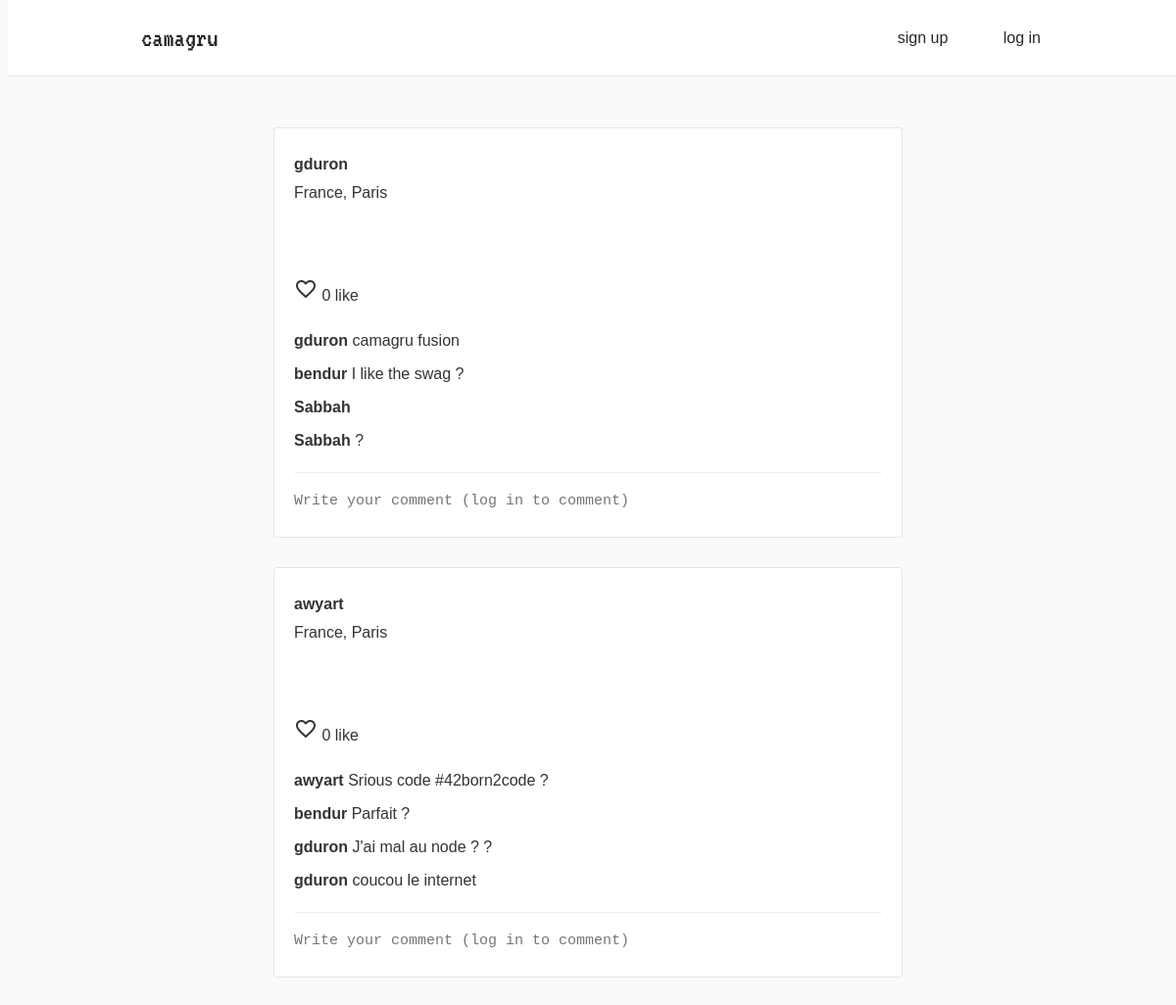
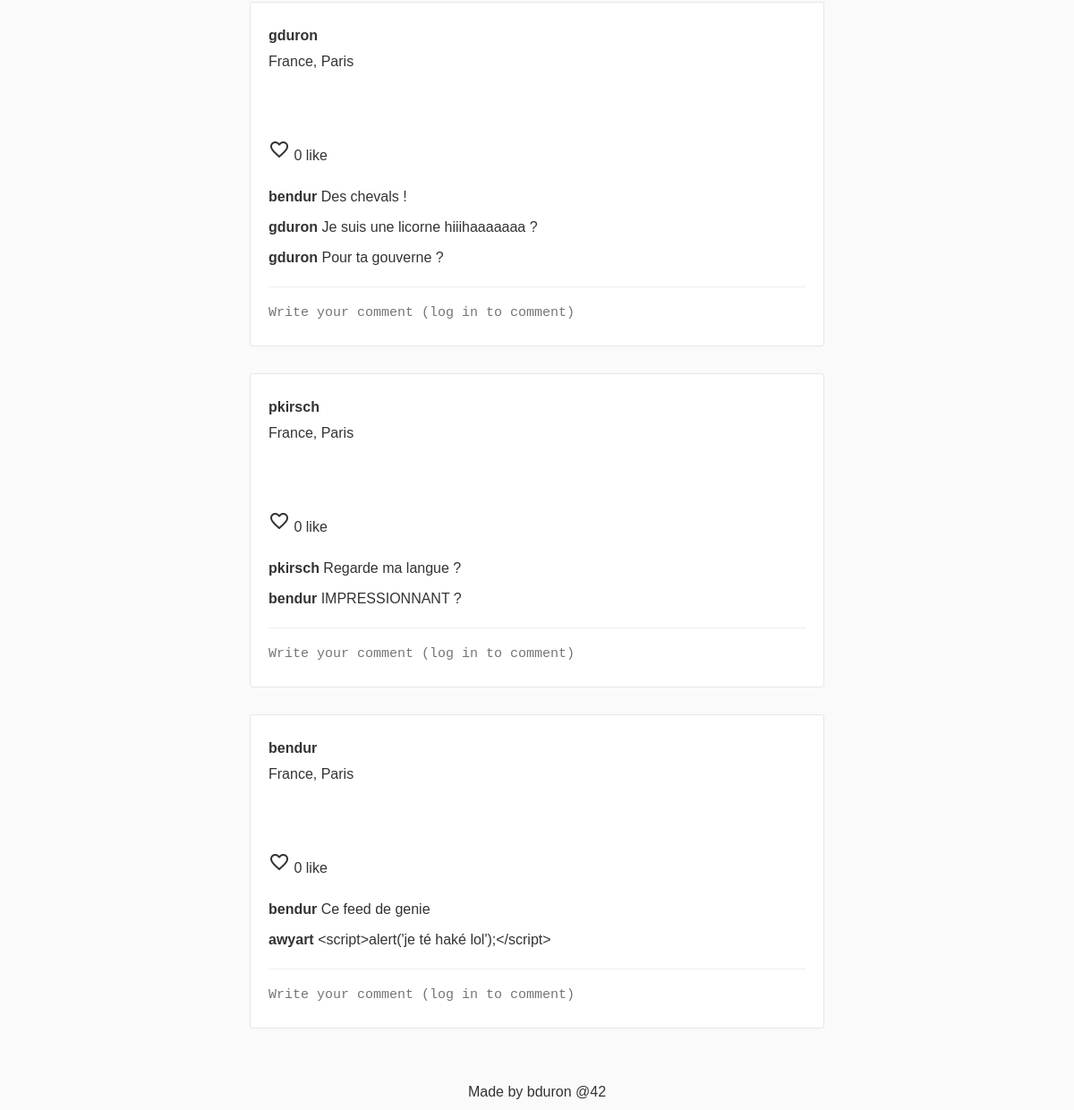
The page / on the database its author committed (2 pictures, top to bottom).
### tables this page shows
CREATE TABLE `images` (
  `id` int(11) NOT NULL,
  `src` varchar(255) NOT NULL,
  `user_id` int(11) NOT NULL,
  `created_at` datetime DEFAULT NULL
);

CREATE TABLE `users` (
  `id` int(11) NOT NULL,
  `name` varchar(50) NOT NULL,
  `email` varchar(255) NOT NULL,
  `password_hash` varchar(255) NOT NULL
);

CREATE TABLE `comments` (
  `id` int(11) NOT NULL,
  `user_id` int(11) NOT NULL,
  `img_id` int(11) NOT NULL,
  `created_at` datetime DEFAULT NULL,
  `comment` varchar(21800) DEFAULT NULL
);

### index.php (called while the page is built, shortened)
<?php
require 'Core/utils.php';
spl_autoload_register(function ($class)
{
	$root = __DIR__;
	$file = $root . '/' . str_replace('\\', '/', $class) . '.php';
});
$router = new Core\Router();
$router->add('', ['controller' => 'Home', 'action' => 'index']);
$router->add('{controller}/{action}');
$router->add('profile', ['controller' => 'Profile', 'action' => 'index']);
$router->add('login', ['controller' => 'Login', 'action' => 'new']);
$router->add('logout', ['controller' => 'Login', 'action' => 'destroy']);
$router->add('password/reset/{token:[a-f0-9]+}', ['controller' => 'Password', 'action' => 'reset']);
$router->add('signup/activate/{token:[a-f0-9]+}', ['controller' => 'Signup', 'action' => 'activate']);
$router->add('montage', ['controller' => 'Montage', 'action' => 'index']);
$url = $_SERVER['QUERY_STRING'];
$router->dispatch($url);
?>

### App/Controllers/Home.php (called while the page is built, shortened)
<?php
class Home extends \Core\Controller
{
	public function indexAction()
	{
		View::render('Home/index.php', [
			'user' => Auth::getUser(),
			'photos' => Image::getAllPhotos(),
			'comments' => new Comment() ,
			'allLikes' => Like::getAllLikes(),
			'userLikes' => Auth::isLoggedIn() ? Like::getUserLikes() : []
		]);
	}
	protected function before()
	{
		return true;
	}
}
?>

### App/Auth.php (called while the page is built, shortened)
<?php
class Auth
{
	public static function isLoggedIn()
	{
		return isset($_SESSION['user_id']);
	}
}
?>

### App/Models/Image.php (called while the page is built, shortened)
<?php
class Image extends \Core\Model
{
	public static function getAllPhotos()
	{
		$sql = "
			SELECT images.*, users.name
			FROM images
			INNER JOIN users ON images.user_id = users.id
			ORDER BY created_at DESC
			LIMIT 5;
		";
		$db = static::getDB();
		$stmt = $db->prepare($sql);
		$stmt->execute();
		return $stmt->fetchAll();
	}
}
?>

### Core/utils.php (called while the page is built)
<?php
function h($s)
{
	return htmlspecialchars($s);
}
?>

### App/Models/Comment.php (called while the page is built, shortened)
<?php
class Comment extends \Core\Model
{
	public function getComments($image_id)
	{
		$sql = "SELECT comments.comment, users.name, comments.created_at
				FROM comments INNER JOIN users ON comments.user_id = users.id
				WHERE img_id = :image_id
				ORDER BY comments.created_at ASC";
		$db = static::getDB();
		$stmt = $db->prepare($sql);
		$stmt->bindValue(':image_id', $image_id, PDO::PARAM_STR);
		$stmt->execute();
		return $stmt->fetchAll();
	}
}
?>

### App/Views/Partials/photo.php (the view, shortened to what this page needs)
<?php if ($photos): ?>
	<?php foreach ($photos as $photo): ?>
		<div class="container">
			<div class="card">
				<div class="header">
				<p><b><?= h($photo['name']) ?></b></p>
					<p>France, Paris</p>
				</div>
				<div class="photo" id="<?= $photo['id'] ?>">
				</div>
				<div class="comments">
					<div class="like" id="<?= $photo['id'] ?>" >
						<?php if (ISSET($userLikes[$photo['id']])): ?>
							<p>
								<i class="material-icons like-btn liked">favorite_border</i>
								<span class="counter"><?= $allLikes[$photo['id']]?></span> like
							</p>
						<?php else: ?>
							<p>
								<i class="material-icons like-btn">favorite_border</i>
								<span class="counter"><?= ISSET($allLikes[$photo['id']]) ? $allLikes[$photo['id']] : 0 ?></span> like
							</p>
						<?php endif; ?>
					</div>
					<div class="coms">
						<?php foreach ($comments->getComments($photo['id']) as $comment): ?>
							<p class="com"><b> <?= h($comment['name']) ?>  </b> <?= h($comment['comment']) ?> </p>
						<?php endforeach; ?>
					</div>
				<?php if ($user): ?>
					<div class="write">
						<form class="comment-form" action="">
							<textarea class="form-text" id="" name="" cols="30" rows="10" placeholder="Write your comment" ></textarea>
							<input type="hidden" name="image_id" value="<?= $photo['id'] ?>">
							<input type="hidden" name="user_id" value="<?= $user->id ?>">
							<button class="form-button" name="form-button" type="submit">Submit</button>
						</form>
					</div>
				<?php else: ?>
					<div class="write">
						<form class="comment-form" action="">
							<textarea class="form-text" id="" name="" cols="30" rows="10" placeholder="Write your comment (log in to comment)" disabled></textarea>
						</form>
					</div>
				<?php endif; ?>
				</div>
			</div>
		</div>
	<?php endforeach; ?>
<?php endif; ?>

### Core/Router.php (shortened to what this page needs)
<?php
class Router
{
	protected $routes = [];
	protected $params = [];
 	public function add($route, $params = [])
    {
        $route = preg_replace('/\//', '\\/', $route);
        $route = preg_replace('/\{([a-z]+)\}/', '(?P<\1>[a-z-]+)', $route);
		$route = preg_replace('/\{([a-z]+)\:([^\}]+)\}/', '(?P<\1>\2)', $route);
        $route = '/^' . $route . '$/i';
        $this->routes[$route] = $params;
    }
	public function match($url)
	{
		foreach ($this->routes as $route => $params)
		{
			if (preg_match($route, $url, $matches))
			{
				$this->params = $params;
				return true;
			}
		}
		return false;
	}
	public function dispatch($url)
	{
		$url = $this->removeQueryStringVars($url);
		if ($this->match($url))
		{
			$controller = $this->params['controller'];
			$controller = $this->toStudlyCaps($controller);
			$controller = $this->getNamespace() . $controller;
			if (class_exists($controller))
			{
				$action = $this->params['action'];
				$action = $this->toCamelCase($action);
				$controller_obj = new $controller($this->params);
				if (is_callable([$controller_obj, $action]) && preg_match('/action$/i', $action) == 0)
					$controller_obj->$action();
				else
					throw new \Exception('No ' . $action . ' method found in ' . $controller, 404);
			}
			else
				throw new \Exception('No ' . $controller . ' class found', 404);
		}
		else
			throw new \Exception('No route found for ' . $url, 404);
	}
	protected function removeQueryStringVars($url)
	{
		return $url;
	}
	public function toStudlyCaps($str)
	{
		return str_replace('-', '', ucwords($str, "-"));
	}
	public function toCamelCase($str)
	{
		return lcfirst($this->toStudlyCaps($str));
	}
	public function getNamespace()
	{
		$namespace = 'App\Controllers\\';
		return $namespace;
	}
}
?>

### Core/Controller.php (shortened to what this page needs)
<?php
abstract class Controller
{
	public function __call($name, $args)
	{
		$method = $name . 'Action';
		if (method_exists($this, $method))
		{
			if ($this->before() !== false)
			{
				call_user_func_array([$this, $method], $args);
			}
		}
		else
			throw new \Exception('Method ' . $method . ' not found in controller ' . get_class($this));
	}
}
?>

### Core/View.php (shortened to what this page needs)
<?php
class View
{
	public static function render($view, $args = [])
	{
		extract($args, EXTR_SKIP);
		$file = "App/Views/$view";
		if (is_readable($file))
		{
			require $file;
		}
		else
			throw new \Exception("File : $file not found");
	}
}
?>

### App/Views/Home/index.php (shortened to what this page needs)
<!DOCTYPE html>
<html lang="en">
<head>
	<?php require 'App/Views/Partials/header.php'; ?>
	<link rel="stylesheet" href="/public/css/home.css">
</head
<body>
	<?php require 'App/Views/Partials/nav.php'; ?>
	<div class="main">
		<div id="user_photos">
			<?php require 'App/Views/Partials/photo.php'; ?>
		</div>
	</div>
	<?php require 'App/Views/Partials/footer.php'; ?>
</body>
</html>

### App/Views/Partials/header.php (shortened to what this page needs)
<link rel="stylesheet" href="/public/css/style.css">

### App/Views/Partials/nav.php (shortened to what this page needs)
<?php if (Auth::isLoggedIn()): ?>
	<nav class="navbar">
		<div class="menu">
			<a id="logo" href="/">camagru</a>
			<ul class="menu-items">
				<li><a href="/montage">+ new picture</a></li>
				<li><a href="/profile" id="profile"><i class="material-icons">person_outline</i></a></li>
				<li><a href="/logout" id="logout"><i class="material-icons">power_settings_new</i></a></li>
			</ul>
		</div>
	</nav>
<?php  else: ?>
	<nav class="navbar">
		<div class="menu">
			<a id="logo" href="/">camagru</a>
			<ul class="menu-items">
				<li><a href="/signup/new">sign up</a></li>
				<li><a href="/login">log in</a></li>
			</ul>
		</div>
	</nav>
<?php  endif; ?>

### App/Views/Partials/footer.php
<div class="footer"><br><p>Made by bduron @42</p></div>

### public/css/style.css (style rules this page uses)
html { background-color: #fafafa; font:normal 16px/1.5 sans-serif; color: #333; }
p { margin-bottom: 5px; margin-top: 5px; }
#logo { font-family: 'VT323', monospace; font-size: 28px; }
.navbar { overflow: hidden; background-color: #ffffff; position: fixed; top: 0; width: 100%; height: 77px; border-bottom: 1px solid rgba(0,0,0,.0975); }
.navbar a { float: left; display: block; color: #262626; text-align: center; padding: 14px 16px; text-decoration: none; }
.menu { width: 90%; max-width: 960px; margin: 0 auto; }
.menu-items { display: inline-block; float: right; margin: 0; }
.menu-items li { display: inline-block; margin-right: 10px; margin-left: 10px; }
.navbar li, .navbar a { height: 50px; line-height: 50px; }
.menu-items a { text-decoration: none; }
.footer { text-align: center; }

### public/css/home.css (style rules this page uses)
.container { max-width: 640px; margin: 30px auto; background-color: #ffffff; border: 1px solid #e6e6e6; border-radius: 3px; }
.header { padding: 20px; }
.comments { padding: 20px; }
.write { border-top: 1px solid #efefef; padding-top: 20px; margin-top: 15px; }
.like { padding-bottom: 12px; }
.com { padding-bottom: 5px; }
.like-btn { cursor: pointer; }
textarea { background: 0 0; border: none; color: #262626; font-size: inherit; outline: none; padding: 0; resize: none; max-height: 80px; height: 18px; width: 100%; font-size: 15px; }

### rows shown on the page
images: user.name "gduron", shows "0", shows "like"
comments: user.name "gduron", comment "camagru fusion"
comments: user.name "bendur", comment "I like the swag ?"
comments: user.name "Sabbah"
comments: user.name "Sabbah", comment "?"
images: user.name "awyart", shows "0", shows "like"
comments: user.name "awyart", comment "Srious code #42born2code ?"
comments: user.name "bendur", comment "Parfait ?"
comments: user.name "gduron", comment "J'ai mal au node ? ?"
comments: user.name "gduron", comment "coucou le internet"
images: user.name "gduron", shows "0", shows "like"
comments: user.name "bendur", comment "Des chevals !"
comments: user.name "gduron", comment "Je suis une licorne hiiihaaaaaaa ?"
comments: user.name "gduron", comment "Pour ta gouverne ?"
images: user.name "pkirsch", shows "0", shows "like"
comments: user.name "pkirsch", comment "Regarde ma langue ?"
comments: user.name "bendur", comment "IMPRESSIONNANT ?"
images: user.name "bendur", shows "0", shows "like"
comments: user.name "bendur", comment "Ce feed de genie"
comments: user.name "awyart", comment "<script>alert('je té haké lol');</script>"
